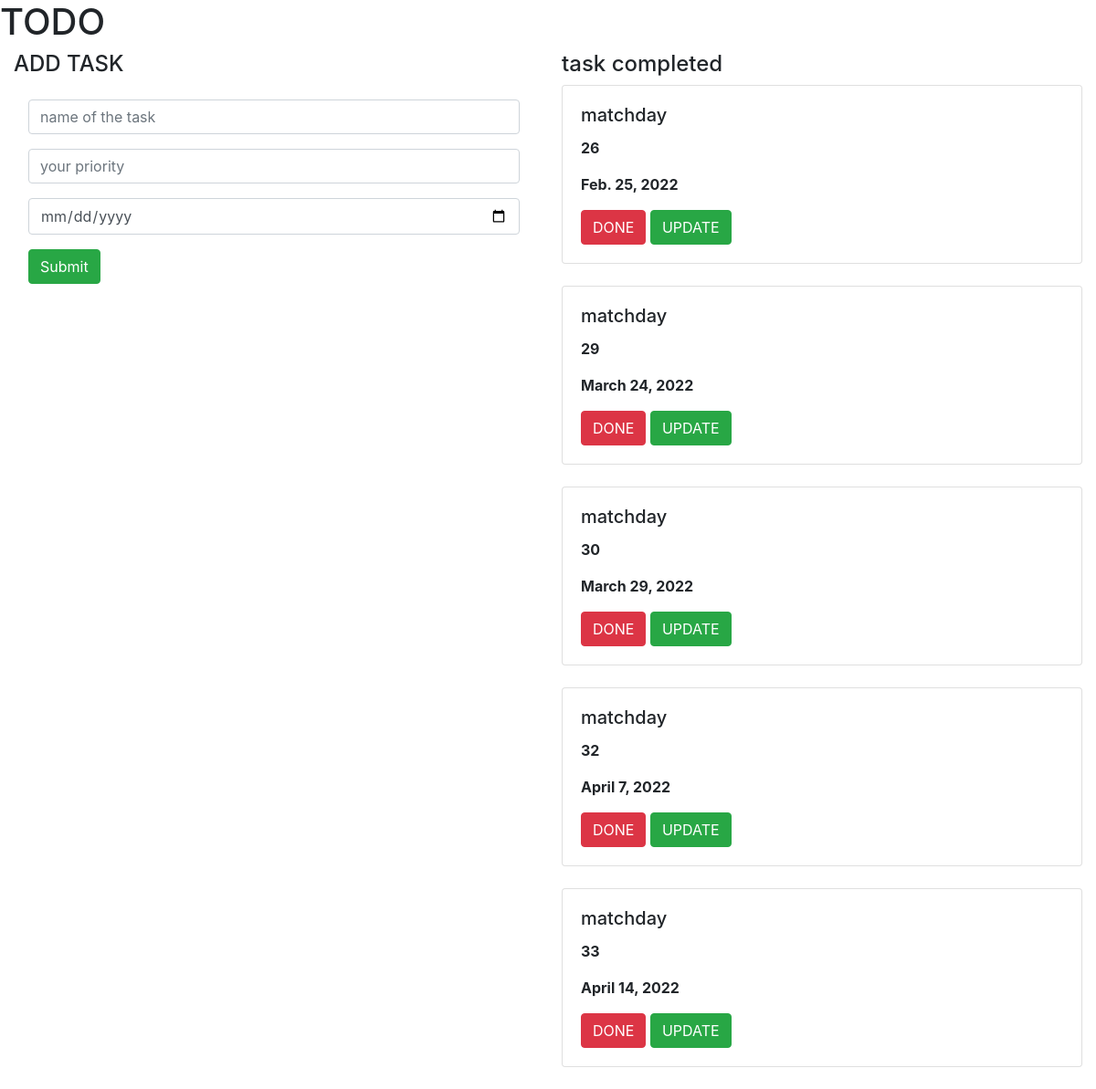
The page / on the database its author committed.
### todo_app/models.py (models this page shows, shortened)
class Task(models.Model):
    name = models.CharField(max_length=100)
    priority = models.IntegerField()
    date = models.DateField(default=datetime.date.today)

### todo_app/views.py (the view)
# urls.py: path('', views.task_view, name='task_view'),
def task_view(request):
    obj1 = Task.objects.all()
    if request.method == 'POST':
        name = request.POST.get('name')
        priority = request.POST.get('priority')
        obj = Task(name=name, priority=priority)
        obj.save()
    return render(request, 'task_view.html', {'obj1': obj1})

### templates/task_view.html (shortened to what this page needs)
{% extends 'base.html' %}
{% block content %}
<div class="container-fluid">
    <div class="row">
        <div class="col-mg-12">
            <div class="banner">
                <div class="banner-text">
                    <h1>TODO</h1>
                </div>
            </div>
        </div>
    </div>
    <div class="row">
        <div class="col-md-6">
            <h4>ADD TASK</h4>
 <form method="post" class="p-3 shadow">
    <div class="form-group">
  <input type="text" name="name" class="form-control" placeholder="name of the task">
    </div>
    <div class="form-group">
  <input type="text" name="priority" class="form-control" placeholder="your priority">
    </div>
     <div class="form-group">
  <input type="date" name="date" class="form-control" placeholder="your date">
    </div>
    <div class="form-group">
  <input type="submit" class="btn btn-success">
    </div>
</form>
</div>
        <div class="col-md-6">
            <h4>task completed</h4>
            {% for i in obj1 %}
            <div class="card">
            <div class="card-body">
                <h5 class="card-title">{{i.name}}</h5>
                <p><b>{{i.priority}}</b></p>
                <p><b>{{i.date}}</b></p>
                <a class="btn btn-danger" href="">DONE</a>
                 <a class="btn btn-success" href="{% url 'update' i.id %}">UPDATE</a>
            </div>
            </div>
            <br>
            {% endfor %}
        </div>
 </div>
{% endblock %}

### templates/base.html (shortened to what this page needs)
<!DOCTYPE html>
<html lang="en">
<head>
    <link rel="stylesheet" href="https://maxcdn.bootstrapcdn.com/bootstrap/4.0.0/css/bootstrap.min.css">
</head>
<body>
{% block content %}
{% endblock %}
</body>
</html>

### rows shown on the page
Task: name "matchday", priority "26", date "Feb. 25, 2022"
Task: name "matchday", priority "29", date "March 24, 2022"
Task: name "matchday", priority "30", date "March 29, 2022"
Task: name "matchday", priority "32", date "April 7, 2022"
Task: name "matchday", priority "33", date "April 14, 2022"
